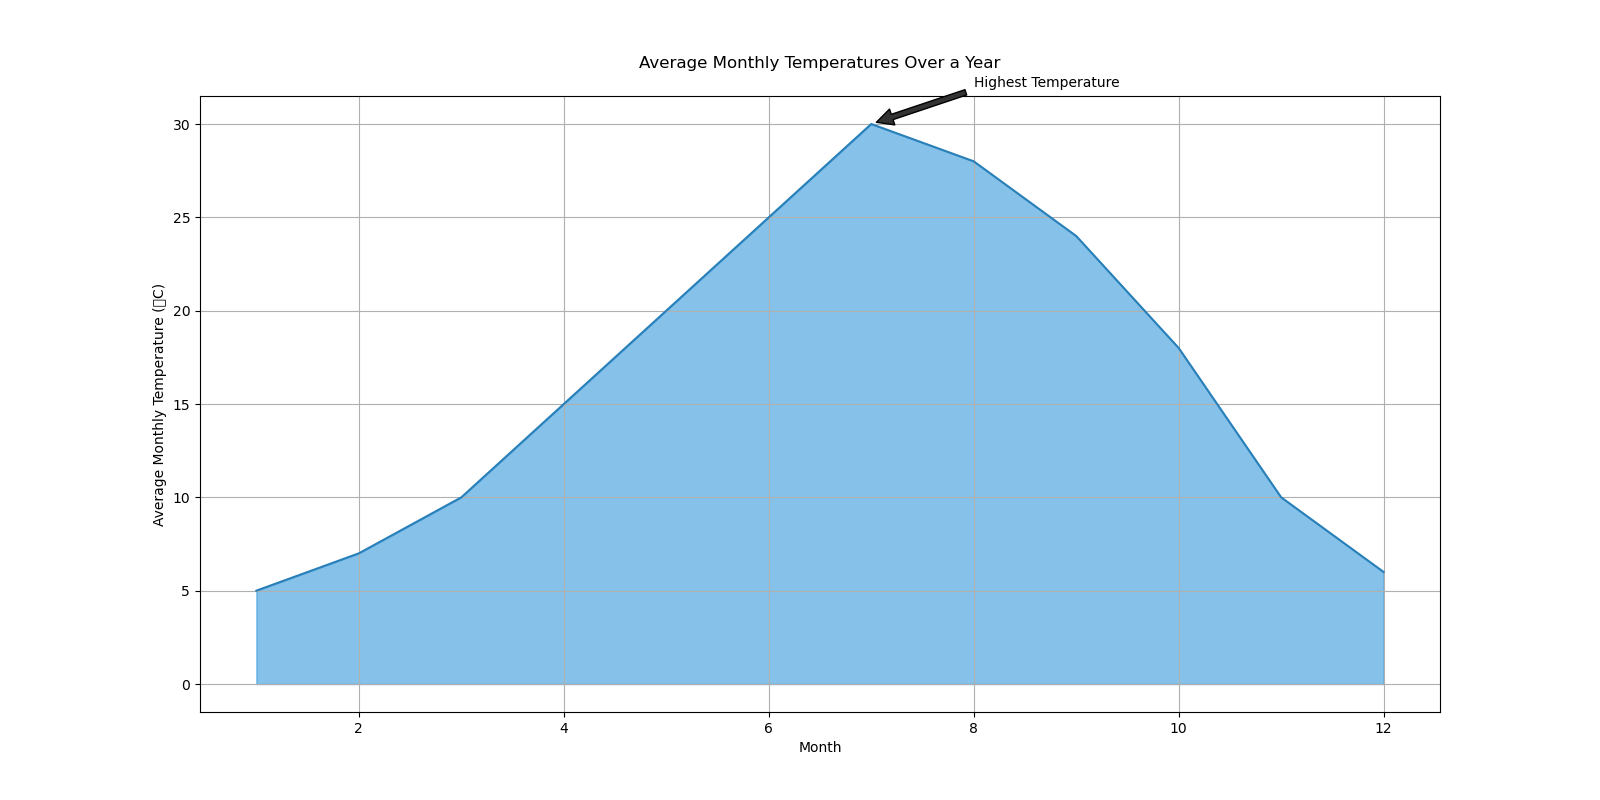

Write the Python code that produced this figure.

import matplotlib.pyplot as plt
import pandas as pd
from io import StringIO

data = StringIO("""
Month,Average Monthly Temperature (°C)
1,5
2,7
3,10
4,15
5,20
6,25
7,30
8,28
9,24
10,18
11,10
12,6
""")

df = pd.read_csv(data)

plt.figure(figsize=(16, 8))
plt.fill_between(df['Month'], df['Average Monthly Temperature (°C)'], color="#3498db", alpha=0.6)
plt.plot(df['Month'], df['Average Monthly Temperature (°C)'], color="#2980b9")

plt.title('Average Monthly Temperatures Over a Year', pad=20)
plt.xlabel('Month')
plt.ylabel('Average Monthly Temperature (°C)')

max_temp_month = df['Average Monthly Temperature (°C)'].idxmax()
plt.annotate('Highest Temperature', xy=(df.iloc[max_temp_month, 0], df.iloc[max_temp_month, 1]), 
             xytext=(df.iloc[max_temp_month, 0]+1, df.iloc[max_temp_month, 1]+2),
             arrowprops=dict(facecolor='#333333', shrink=0.05))

plt.grid(True)

plt.show()
